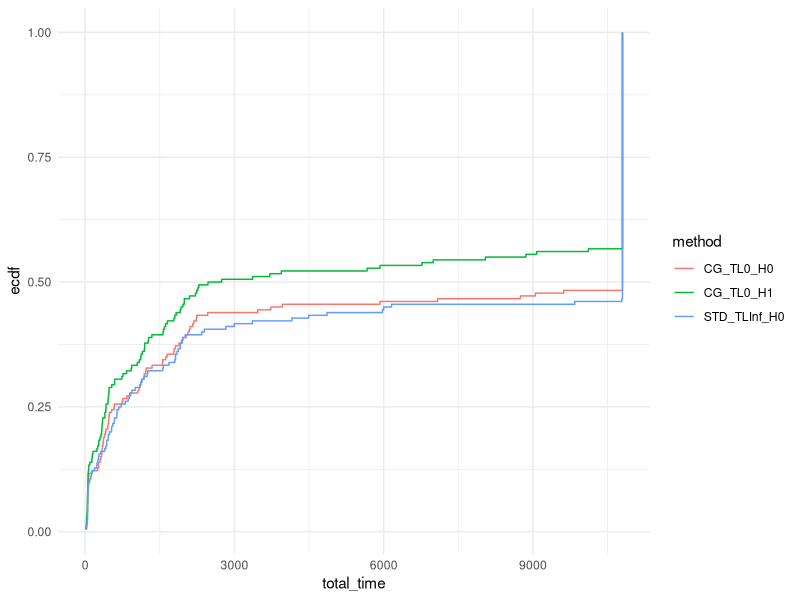
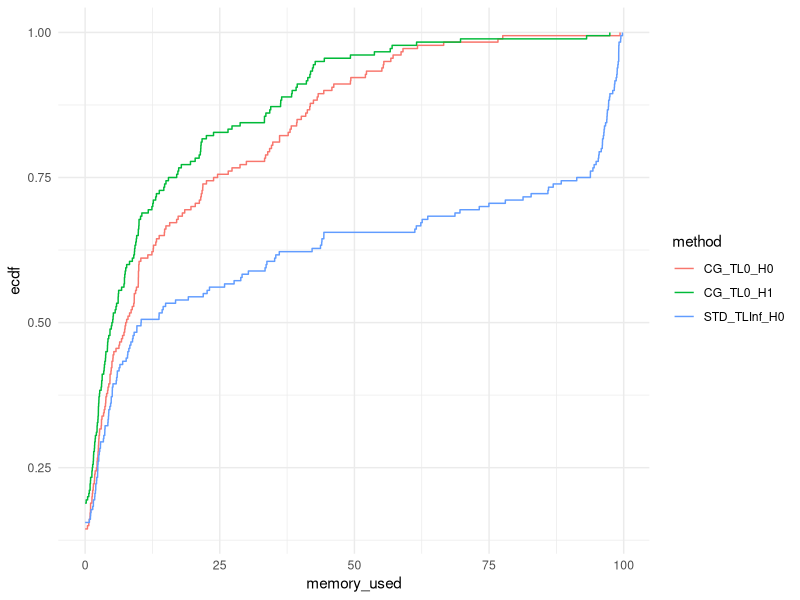
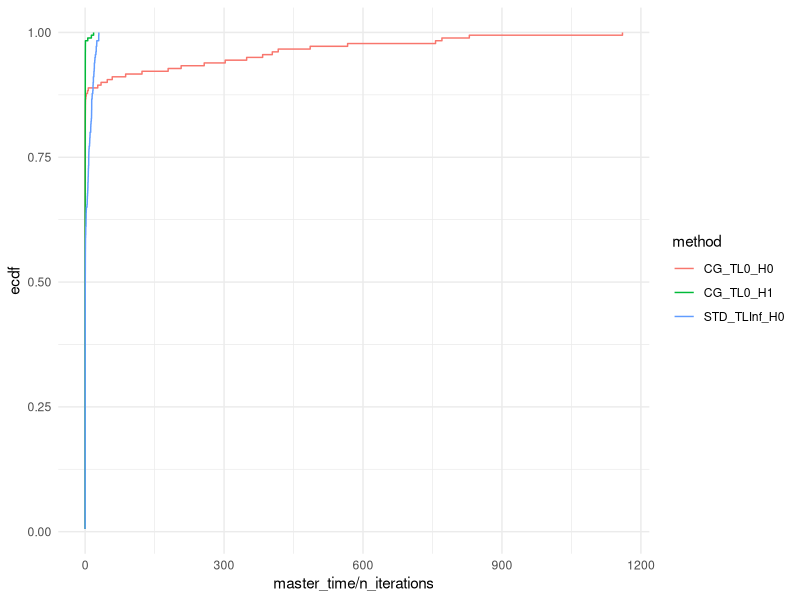
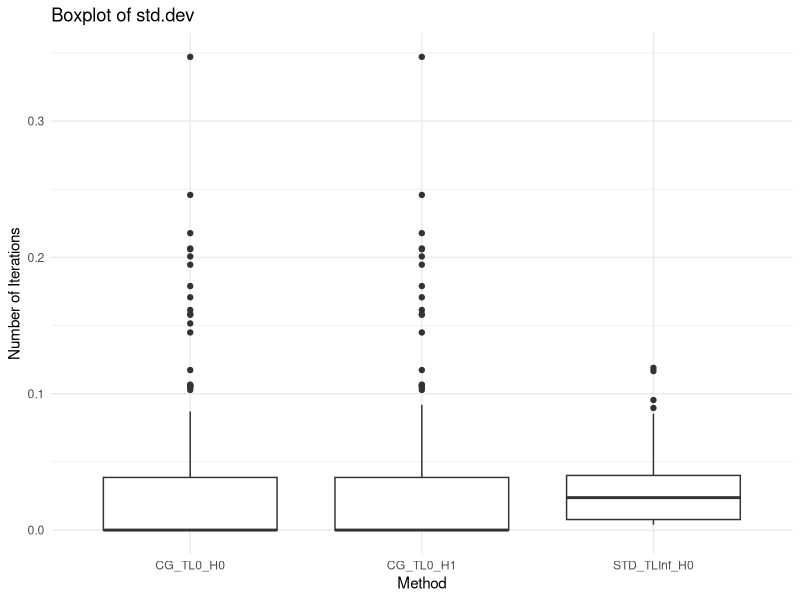

The R script that drew these images, in order:
## ---- chunk 1
library(rmarkdown)
library(kableExtra)
library(tidyr)
library(ggplot2)
suppressPackageStartupMessages(library(dplyr))
## ---- chunk 2
data = read.csv("results.csv", header = FALSE)
colnames(data) = c("slurm_file", "tag", "instance", "with_heuristic", "n_facilities", "n_customers", "Gamma", "standard_phase_time_limit", "master_solver", "status", "reason", "has_large_scaled", "n_iterations", "total_time", "master_time", "adversarial_time", "best_bound", "best_obj", "relative_gap", "absolute_gap", "second_stage.mean", "second_stage.std_dev", "adversarial_unexpected_status", "memory_used", "memory_limit")
## ---- chunk 3
if (sum(data$tag == "iteration") > 0 ) {
  data[data$tag == "iteration",]$total_time = 10800 
}

if (sum(data$total_time > 10800) > 0 ) {
  data[data$total_time > 10800,]$total_time = 10800 
}
## ---- chunk 4
#data$tag = NULL 
data$slurm_file = NULL
## ---- chunk 5
data$method = paste0(data$master_solver, "_TL", data$standard_phase_time_limit, "_H", data$with_heuristic)
unique(data$method)
## ---- chunk 6
paged_table(data)
## ---- chunk 7
# Define the relative tolerance
tolerance <- 10^-2

# Filter the data where time < 10800 and group by 'instance'
validation <- data %>%
  filter(total_time < 10800) %>%
  group_by(paste0(instance, "_", Gamma)) %>%
  summarise(min_best_obj = min(best_obj), max_best_obj = max(best_obj)) %>%
  mutate(valid = (max_best_obj - min_best_obj) / min_best_obj <= tolerance)

# Check if all instances are valid
if (all(validation$valid)) {
  print("All methods find the same best_obj value within the relative tolerance for all instances.")
} else {
  print("Methods do not find the same best_obj value within the relative tolerance for some instances.")
  print(validation %>% filter(!valid))  # Show the instances that failed validation
}
## ---- chunk 8
ggplot(data, aes(x = total_time, col = method)) + stat_ecdf(pad = FALSE) +
  coord_cartesian(xlim = c(0,10800)) +
  theme_minimal()

ggplot(data, aes(x = memory_used, col = method)) +
  stat_ecdf(pad = FALSE) +
  theme_minimal()
## ---- chunk 9
ggplot(data, aes(x = master_time / n_iterations, col = method)) + stat_ecdf(pad = FALSE) +
  #coord_cartesian(xlim = c(0,10800)) +
  theme_minimal()
## ---- chunk 10
data_with_ecdf = data %>%
  group_by(method) %>%
  arrange(total_time) %>%
  mutate(ecdf_value = ecdf(total_time)(total_time)) %>%
  ungroup()

for (method in unique(data_with_ecdf$method)) {
  output = data_with_ecdf[data_with_ecdf$method == method,]
  output = output[,c("total_time", "ecdf_value")]
  output$log_total_time = log10(output$total_time)
  output = output[output$total_time < 10800,]
  write.csv(output, file = paste0(method, ".csv"), row.names = FALSE)
}
## ---- chunk 11
summary_data_lt_10800 <- data %>%
  filter(total_time < 10800) %>%
  group_by(n_facilities, n_customers, Gamma, method) %>%
  summarize(
    avg_total_time = mean(total_time, na.rm = TRUE),
    avg_master_time = mean(master_time, na.rm = TRUE),
    avg_adversarial_time = mean(adversarial_time, na.rm = TRUE),
    avg_n_iterations = mean(n_iterations, na.rm = TRUE),
    sum_has_large_scaled = sum(has_large_scaled),
    num_lines = n(),
    .groups = "drop"
  ) %>%
  ungroup() %>%
  arrange(n_facilities, n_customers, Gamma, method)
## ---- chunk 12
summary_data_ge_10800 <- data %>%
  filter(total_time >= 10800) %>%
  group_by(n_facilities, n_customers, Gamma, method) %>%
  summarize(
    avg_n_iterations_unsolved = mean(n_iterations, na.rm = TRUE),
    num_lines_unsolved = n(),
    .groups = "drop"
  ) %>%
  ungroup() %>%
  arrange(n_facilities, n_customers, Gamma, method)
## ---- chunk 13
transposed_data_lt_10800 <- summary_data_lt_10800 %>%
  pivot_wider(names_from = method, values_from = avg_total_time:num_lines)

transposed_data_ge_10800 <- summary_data_ge_10800 %>%
  pivot_wider(names_from = method, values_from = avg_n_iterations_unsolved:num_lines_unsolved) %>%
  select(-n_facilities, -n_customers, -Gamma)

#cbind(
#  transposed_data_lt_10800,
#  transposed_data_ge_10800
#) %>%
#  kable() %>%
#  kable_styling(full_width = FALSE, position = "center")

## ---- chunk 14
ggplot(data, aes(x = method, y = second_stage.std_dev / abs(second_stage.mean))) +
  geom_boxplot() +
  labs(title = "Boxplot of std.dev",
       x = "Method",
       y = "Number of Iterations") +
  theme_minimal()
